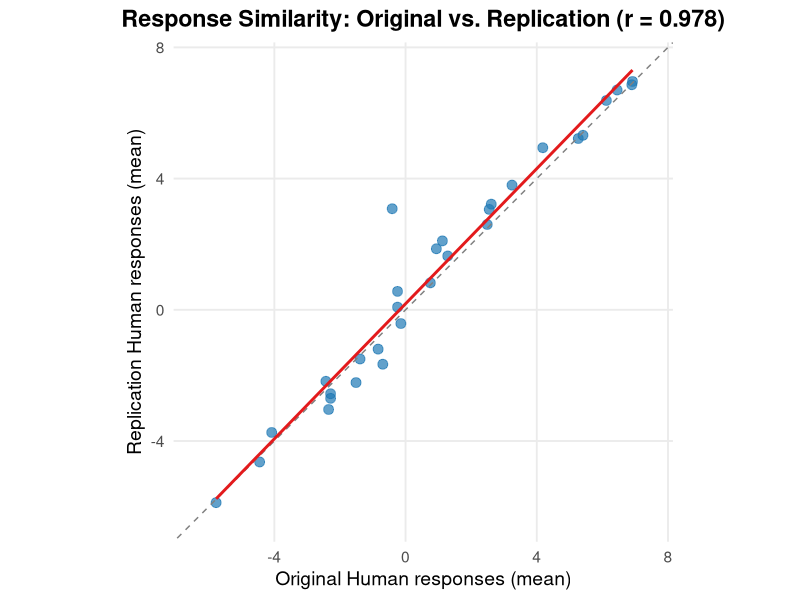
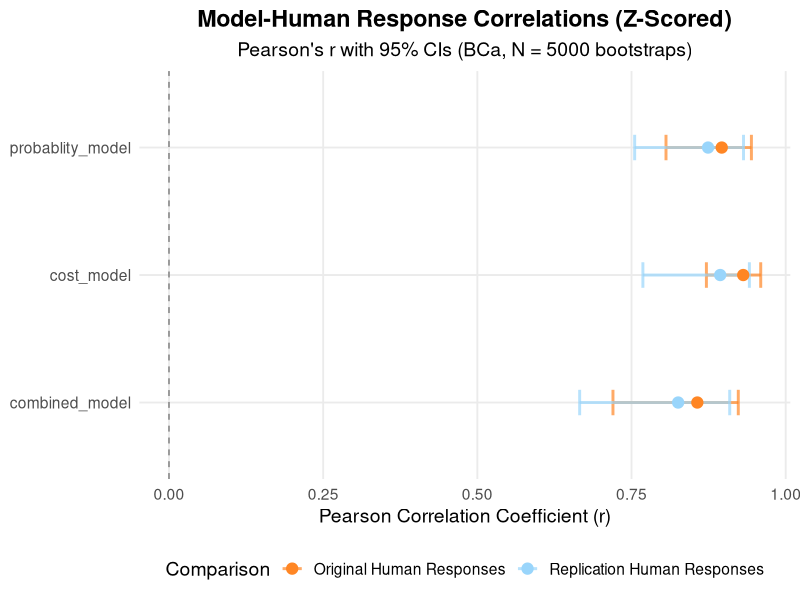

Recreate these plots in R, in order.
## ---- chunk 1
### Data Preparation

#### Load Relevant Libraries and Functions
library(tidyverse)
library(forcats)
library(stats)
library(boot)
library(readr)
library(here)

#### Import data

# data from my replication attempt ---------------------------------------------

# n = 2
pilot_b <- read_csv(here("data", "pilot_b.csv")) %>% 
  filter(Finished == "TRUE")

# n = 48
replication_sample <- read_csv(here("data", "replication_sample.csv")) %>% 
  filter(Finished == "TRUE")

# complete replication sample, n = 50
my_participant_responses <- rbind(pilot_b, replication_sample) %>% 
  select(79:108) %>% 
  mutate(across(.cols = everything(), .fns = as.numeric))

# save new data frame to directory 
# write_csv(my_participant_responses, here("data", "my_participant_responses.csv"))

# data from original study -----------------------------------------------------

original_model <- read.csv(here("data", "wangJaraettinger", 
                                "model_predictions.csv"), check.names = FALSE)
original_participants <- read.csv(here("data", "wangJaraettinger", 
                                       "participants.csv"), check.names = FALSE)

## ---- chunk 2

### clean data

# helper function: calculate and reshape means 
calculate_and_reshape_means <- function(df, target_cols, new_col_name) {
  df %>%
    select(all_of(target_cols)) %>%
    # check for cols starting with "X" and remove character
    select(-any_of(c("X"))) %>% 
    summarise(across(everything(), mean)) %>%
    tidyr::pivot_longer(everything(), names_to = "Trial", values_to = new_col_name)
}

# helper function: remove the '_Q' part of a col, e.g., '(2,7)_D_Q_1' -> '(2,7)_D_1'
clean_name <- function(col_name) {
  return(gsub("_Q_", "_", col_name))
}

# column names (the 30 trials) from original human data
target_cols <- colnames(original_participants)
all_model_names <- unique(original_model$model)

# original human mean responses 
original_means_df <- calculate_and_reshape_means(original_participants, target_cols, "Original_Human_Mean")

# clean all col names for my_participant_responses
colnames(my_participant_responses) <- sapply(colnames(my_participant_responses), clean_name)

# calculate the mean across all participants for each trial my_participant_responses
replication_means_df <- calculate_and_reshape_means(my_participant_responses, target_cols, "Replication_Human_Mean")

df_comparison_raw <- merge(original_means_df, replication_means_df, by = "Trial")

## ---- chunk 3

# calculate similarity (Pearson Correlation) between my participant and original data
correlation_test_human_human <- cor.test(df_comparison_raw$Original_Human_Mean, 
                             df_comparison_raw$Replication_Human_Mean,
                             method = "pearson")

# extract results
r_value_hh <- correlation_test_human_human$estimate
p_value_hh <- correlation_test_human_human$p.value

# create results table
results_hh <- data.frame(
  Metric = c("Pearson Correlation (r)", "P-value", "Degrees of Freedom"),
  Value = c(round(r_value_hh, 4), format.pval(p_value_hh, digits = 5), correlation_test_human_human$parameter)
)

print(results_hh)

## ---- chunk 4

plot_title_hh <- paste0("Response Similarity: Original vs. Replication (r = ", round(r_value_hh, 3), ")")

min_val <- min(df_comparison_raw$Original_Human_Mean, df_comparison_raw$Replication_Human_Mean)
max_val <- max(df_comparison_raw$Original_Human_Mean, df_comparison_raw$Replication_Human_Mean)
limits <- c(min_val - 0.5, max_val + 0.5)

ggplot(df_comparison_raw, aes(Original_Human_Mean, Replication_Human_Mean)) +
  # 1. Scatter points for each trial
  geom_point(color = "#1f78b4", size = 3, alpha = 0.7) +
  geom_abline(intercept = 0, slope = 1, linetype = "dashed", color = "gray50") +
  geom_smooth(method = "lm", se = FALSE, color = "#e31a1c") +
  labs(title = plot_title_hh,
    x = "Original Human responses (mean)",
    y = "Replication Human responses (mean)") +
  coord_fixed(xlim = limits, ylim = limits) +
  theme_minimal(base_size = 14) +
  theme(
    plot.title = element_text(hjust = 0.5, face = "bold"),
    panel.grid.minor = element_blank()
  )

## ---- chunk 5

# number of bootstrap replicates
N_BOOTSTRAP_REPS <- 5000

# Z-score the human mean columns
df_comparison_z <- df_comparison_raw %>%
  mutate(
    Original_Human_Z = scale(Original_Human_Mean)[,1],
    Replication_Human_Z = scale(Replication_Human_Mean)[,1])

# bootstrap for correlations
  # d: merged Z-score dataframe
  # i: resampled row indices
cor_boot_function <- function(d, i, human_z_col, model_z_col) {
  return(cor(d[i, human_z_col], d[i, model_z_col], method = "pearson"))
}

# calculate Pearson r using Z-Scores and CIs
calculate_similarity_z <- function(human_means_df_z, model_predictions, model_name, human_col_name) {
  
  # isolate and reshape the predictions for the specific model
  target_cols_model <- target_cols[target_cols %in% colnames(model_predictions)]
  
  model_data_long <- model_predictions %>%
    select(model, all_of(target_cols_model)) %>%
    filter(model == model_name) %>%
    pivot_longer(
      cols = -model, 
      names_to = "Trial",
      values_to = "Model_Prediction")
  # model predictions are already z-scored 
    # (downloaded from OSF, Wang & Jara-Ettinger (2025))
  model_data_long <- model_data_long %>%
    rename(Model_Prediction_Z = Model_Prediction)
  # join human Z-scores and model Z-scores by trial name
  original_model_comparison_z <- merge(human_means_df_z, model_data_long, by = "Trial")
  # get column indices to use in the boot function
  human_col_index <- which(colnames(original_model_comparison_z) == human_col_name)
  model_col_index <- which(colnames(original_model_comparison_z) == "Model_Prediction_Z")
  # calculate Pearson correlation
  correlation_test <- cor.test(original_model_comparison_z[[human_col_name]], 
                               original_model_comparison_z$Model_Prediction_Z,
                               method = "pearson")
  
  # bootstrapping to get the Confidence Intervals
  
  # wrapper function: pass specific column names to the cor_boot_function
  boot_wrapper <- function(d, i) {
      cor_boot_function(d, i, human_z_col = human_col_index, model_z_col = model_col_index)
  }
  
  # suppress warnings from boot() due to small sample size
  boot_results <- suppressWarnings(boot(
    data = original_model_comparison_z, 
    statistic = boot_wrapper, 
    R = N_BOOTSTRAP_REPS))
  
  # CI calculation with fallback
  ci_method <- "BCa"
  ci_lower <- NA
  ci_upper <- NA
  
  # BCa
  ci_bca <- suppressWarnings(boot.ci(boot_results, type = "bca"))
  
  if (!is.null(ci_bca) && !is.na(ci_bca$bca[4])) {
    ci_lower <- round(ci_bca$bca[4], 4)
    ci_upper <- round(ci_bca$bca[5], 4)
    
  } else { # BCa failed, fall back to percentile method
    ci_method <- "Percentile (Fallback)"
    ci_perc <- suppressWarnings(boot.ci(boot_results, type = "perc"))
    
    if (!is.null(ci_perc) && !is.na(ci_perc$percent[4])) {
      ci_lower <- round(ci_perc$percent[4], 4)
      ci_upper <- round(ci_perc$percent[5], 4)
    } else { # both failed, boooo!
      ci_method <- "Failed"
    }
  }

  # return key results
  return(data.frame(
    Model = model_name,
    Comparison = paste0(sub("_Z", "", human_col_name), "_Z"),
    Pearson_r = round(correlation_test$estimate, 4),
    CI_Method = ci_method,
    CI_95_Lower = ci_lower,
    CI_95_Upper = ci_upper,
    P_value = format.pval(correlation_test$p.value, digits = 5),
    N_Trials = correlation_test$parameter + 2 
  ))
}

# REPRODUCTION: models vs. original human Data (z-scored)
results_models_vs_original_z <- do.call(rbind, lapply(all_model_names, function(m) {
  calculate_similarity_z(df_comparison_z, original_model, m, "Original_Human_Z")
}))

# MAIN ANALYSIS: models vs. replication human Data (z-scored)
results_models_vs_replication_z <- do.call(rbind, lapply(all_model_names, function(m) {
  calculate_similarity_z(df_comparison_z, original_model, m, "Replication_Human_Z")
}))

# combine all z-scored model results into one table
all_model_results_z <- bind_rows(results_models_vs_original_z, results_models_vs_replication_z)
## ---- chunk 6
#| message: false
#| warning: false

### Visualization

# models not part of main analysis
remove_models <- c("ablated_model", "distance_model")

results_small <- all_model_results_z %>% 
  filter(!Model %in% remove_models)

forest_plot_models <- ggplot(results_small, 
                             aes(x = Pearson_r, 
                                 y = Model, 
                                 color = Comparison)) +
  # error bars for the 95% CIs
  geom_errorbarh(aes(xmin = CI_95_Lower, xmax = CI_95_Upper), 
                 height = 0.2, linewidth = 1, alpha = 0.7) +
  geom_point(size = 3.5) +
  # null hypothesis line
  geom_vline(xintercept = 0, linetype = "dashed", color = "gray50") +
  labs(
    title = "Model-Human Response Correlations (Z-Scored)",
    subtitle = paste0("Pearson's r with 95% CIs (BCa, N = ", N_BOOTSTRAP_REPS, " bootstraps)"),
    x = "Pearson Correlation Coefficient (r)",
    y = NULL) +
  scale_color_manual(values = c("Original_Human_Z" = "#ff8624", # orange
                                "Replication_Human_Z" = "#99d5fb"), # blue
                     labels = c("Original_Human_Z" = "Original Human Responses", 
                                "Replication_Human_Z" = "Replication Human Responses")) +
  # xlim(-0.1, 1) + 
  theme_minimal(base_size = 14) +
  theme(
    plot.title = element_text(hjust = 0.5, face = "bold"),
    plot.subtitle = element_text(hjust = 0.5),
    panel.grid.minor = element_blank(),
    legend.position = "bottom"
  )

forest_plot_models

## ---- chunk 7
#| include: false

results_small_rounded <- results_small %>%
  mutate(CI_95_Lower = as.numeric(CI_95_Lower), CI_95_Upper = as.numeric(CI_95_Upper),
         Pearson_r = as.numeric(Pearson_r), P_value = as.numeric(P_value)) %>% 
  mutate(Pearson_r = round(Pearson_r, 2),
    CI_95_Lower = round(CI_95_Lower, 2),
    CI_95_Upper = round(CI_95_Upper, 2),
    P_value_formatted = ifelse(
      P_value < 0.001,
      " <.001",
      as.character(round(P_value, 3))))
